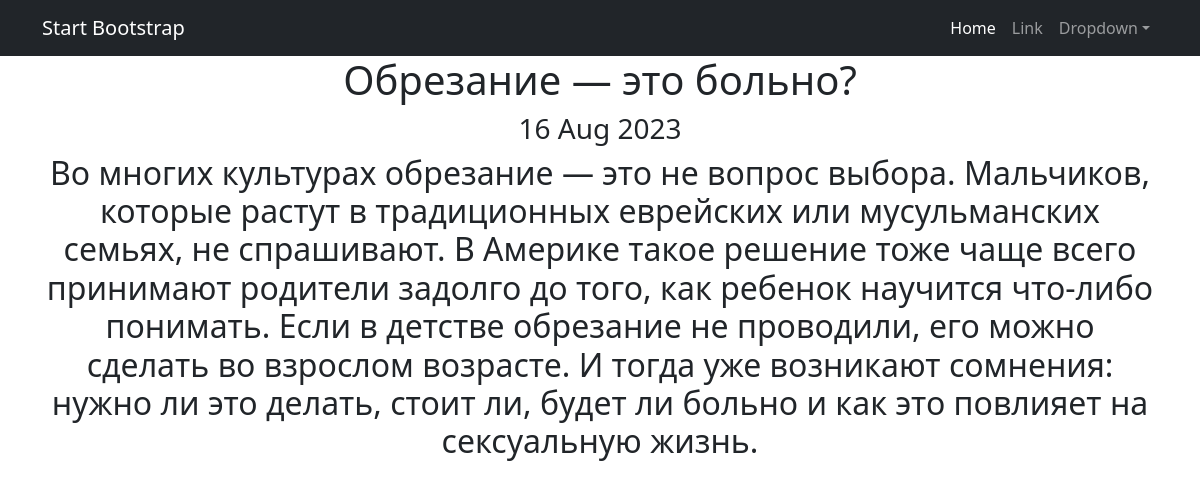
Screenshot of /news/3 with the database file from the repository.
### news/models.py (models this page shows, shortened)
class Post(models.Model):
    author = models.ForeignKey(Author, on_delete=models.CASCADE)
    NEWS = 'NW'
    ARTICL = 'AR'
    CATEGORY_CHOICES = (
        (NEWS, 'Новость'),
        (ARTICL, 'Статья'),
    )
    categoryType = models.CharField(max_length=2, choices=CATEGORY_CHOICES, default=ARTICL)
    dateCreation = models.DateTimeField(auto_now_add=True)
    postCategory = models.ManyToManyField(Category, through='PostCategory')
    title = models.CharField(max_length=128)
    text = models.TextField()
    rating = models.SmallIntegerField(default=0)

### news/views.py (the view)
# urls.py: path('<int:pk>', NewsDetail.as_view(), name='news_detail'),
class NewsDetail(DetailView):
    model = Post
    template_name = 'post.html'
    context_object_name = 'post'
    def get_context_data(self, **kwargs):
        context = super().get_context_data(**kwargs)
        context['time'] = datetime
        return context

### news/templatetags/custom_filters.py (called while the page is built)
@register.filter()
def censor(sentence):
    text = sentence.split()
    for i, word in enumerate(text):
        if word in bad_words:
            text[i] = word[0] + '***'
    return ' '.join(text)

### templates/post.html (shortened to what this page needs)
{% extends 'flatpages/default.html' %}
{% load custom_filters %}
{% block content %}
<h1>{{ post.title|censor }}</h1>
<h3>{{ post.dateCreation|date:'d M Y' }}</h3>
<h2>{{ post.text|censor }}</h2>
{% endblock content %}

### rows the page displays
Post: title|censor "Обрезание — это больно?", dateCreation "16 Aug 2023", text|censor "Во многих культурах обрезание — это не вопрос выбора. Мальчиков, которые растут в традиционных еврейских или мусульманских семьях, не спрашивают. В Америке такое решение тоже чаще всего принимают родители задолго до того, как ребенок научится что-либо понимать. Если в детстве обрезание не проводили, его можно сделать во взрослом возрасте. И тогда уже возникают сомнения: нужно ли это делать, стоит ли, будет ли больно и как это повлияет на сексуальную жизнь."
